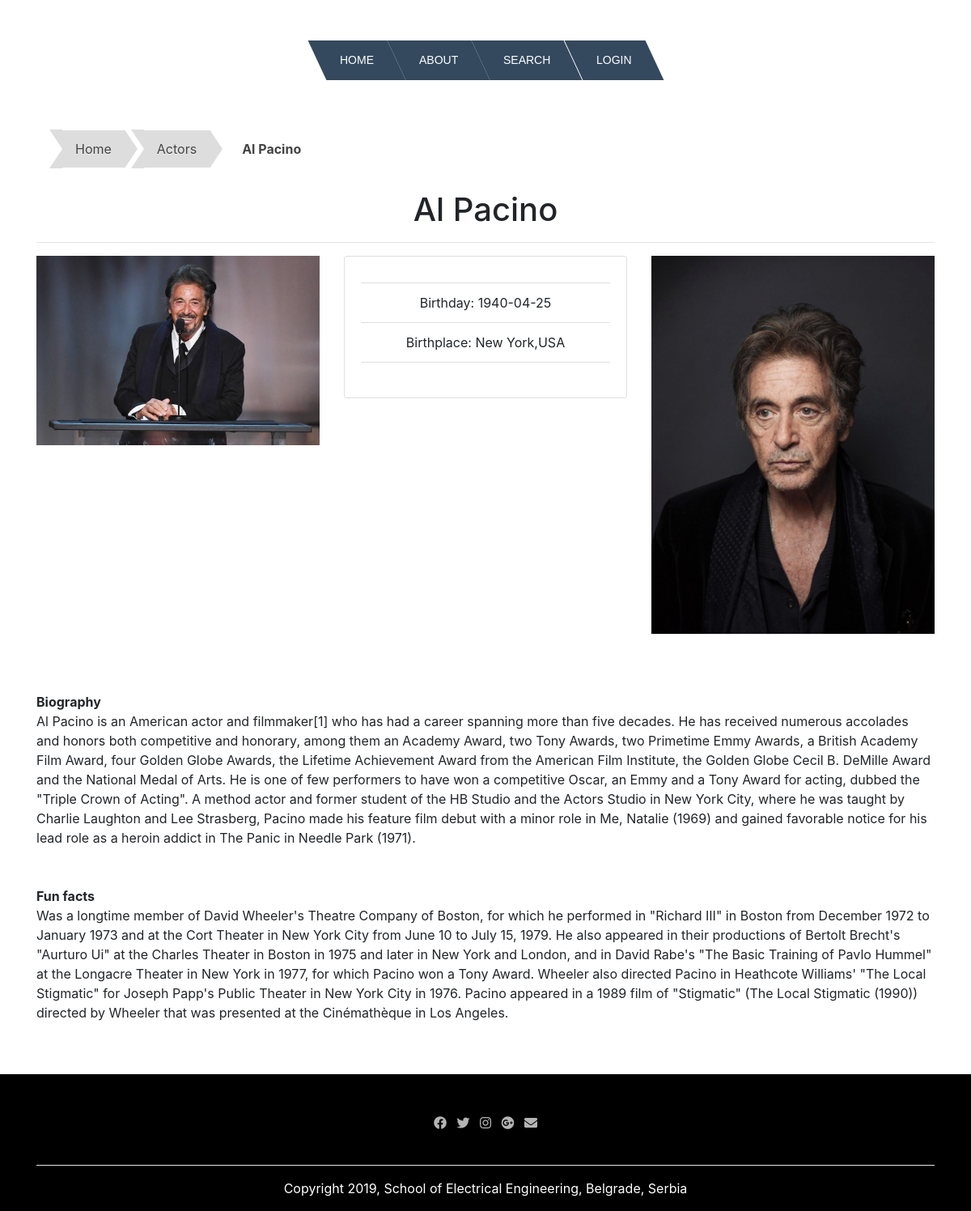
Screenshot of /index.php/Guest/showActor/2 with the database file from the repository.
### tables this page shows
CREATE TABLE IF NOT EXISTS `actors` (
  `id` int(11) NOT NULL AUTO_INCREMENT,
  `name` varchar(50) NOT NULL,
  `birthday` date NOT NULL,
  `funfact` varchar(1000) NOT NULL,
  `biography` varchar(1000) NOT NULL,
  `highlight` varchar(500) NOT NULL,
  `posterSrc` varchar(50) NOT NULL,
  `profileImgLeft` varchar(50) NOT NULL,
  `profileImgRight` varchar(50) NOT NULL,
  `birthplace` int(11) NOT NULL,
  PRIMARY KEY (`id`)
);

CREATE TABLE IF NOT EXISTS `states` (
  `id` int(11) NOT NULL AUTO_INCREMENT,
  `city` varchar(50) NOT NULL,
  `state` varchar(50) NOT NULL,
  PRIMARY KEY (`id`)
);

### application/controllers/Guest.php (called while the page is built, shortened)
<?php
require_once APPPATH . 'core/Core.php';
class Guest extends Core {
    public function showContent($mainContent, $data) {
        $this->load->view("templates/header_guest.php", $data);
        $this->load->view($mainContent, $data);
        $this->load->view("templates/footer.php");
    }
    public function showActor($id, $controller = null) {
        $controller = "Guest";
        parent::showActor($id, $controller);
    }
}

### application/core/Core.php (called while the page is built, shortened)
<?php
class Core extends CI_Controller {
    public function showActor($id, $controller) {
        $actor = $this->ModelActors->fetch($id);
        $state = $this->ModelStates->fetch($actor->birthplace);
        $this->showContent("actor.php", ["actor" => $actor, "state" => $state, "controller" => $controller]);
    }
}

### index.php (called while the page is built, shortened)
<?php
require_once BASEPATH.'core/CodeIgniter.php';

### application/models/ModelActors.php (called while the page is built, shortened)
<?php
class ModelActors extends CI_Model{
   public function fetch($id){
        $this->db->where("id",$id);
        $this->db->from('actors');
        $query=$this->db->get();
        $result=$query->row();
        return $result;
    }
}

### application/models/ModelStates.php (called while the page is built, shortened)
<?php
class ModelStates extends CI_Model {
    public function fetch($id) {
        $this->db->where("id", $id);
        $this->db->from('states');
        $query = $this->db->get();
        $result = $query->row();
        return $result;
    }
}

### application/views/actor.php (the view, shortened to what this page needs)
<div class="container">
    <div>
        <ul class="breadcrumb">
            <li><a href = "<?php echo site_url($controller . "/index"); ?>"> Home</a></li>
            <li><a href = "<?php echo site_url($controller . "/actors"); ?>"> Actors </a></li>
            <li><a href="#" class="current"><?php echo $actor->name ?></a></li>
        </ul>
    </div>
    <div class="row text-center">
        <div class="col-lg-12">
            <h1><?php echo $actor->name ?></h1>
            <hr>
        </div>
    </div>
    <div class="row">
        <div class="col-sm-4">
            <img class=" img-fluid" src="<?php echo base_url($actor->profileImgLeft) ?>">
        </div>
        <div class="col-sm-4">
            <form name="formSubscribe" action="<?php echo site_url($controller."/subscribe/".$actor->id) ?>" method="post">
                <div class="card">
                    <div class="card-body text-center">
                        <ul class="list-group list-group-flush lista">
                            <li class="list-group-item">Birthday: <?php echo $actor->birthday ?> </li>
                            <li class="list-group-item">Birthplace: <?php echo $state->city . "," . $state->state ?></li>
                        </ul>
                        <br>
                    </div>
                </div>
            </form>
        </div>
        <div class="col-sm-4">
            <img class=" img-fluid" src="<?php echo base_url($actor->profileImgRight) ?>">
        </div>
    </div>
    <div class="row">
        <div class="col-sm-12">
            <br><br><br>
            <p><b>Biography</b><br>
                <?php echo $actor->biography ?>
                <br><br><br>
                <b>Fun facts</b><br>
                <?php echo $actor->funfact ?>
            </p>
        </div>
    </div>
</div>

### css/header_style.css (style rules this page uses)
.breadcrumb { overflow: hidden; background-color: transparent !important; }
.breadcrumb li { float: left; margin: 0 .5em 0 1em; }
.breadcrumb a { background: #ddd; padding: .7em 1em; float: left; text-decoration: none; color: #444; text-shadow: 0 1px 0 rgba(255,255,255,.5); position: relative; }
.breadcrumb a::before { content: ""; position: absolute; top: 50%; margin-top: -1.5em; border-width: 1.5em 0 1.5em 1em; border-style: solid; border-color: #ddd #ddd #ddd transparent; left: -1em; }
.breadcrumb a::after { content: ""; position: absolute; top: 50%; margin-top: -1.5em; border-top: 1.5em solid transparent; border-bottom: 1.5em solid transparent; border-left: 1em solid #ddd; right: -1em; }
.breadcrumb .current, .breadcrumb .current:hover { font-weight: bold; background: none; }
.breadcrumb .current::after, .breadcrumb .current::before { content: normal; }
a:link { text-decoration: none; }

### rows the page displays
actors: name "Al Pacino", profileImgLeft (picture), birthday "1940-04-25", profileImgRight (picture), biography "Al Pacino is an American actor and filmmaker[1] who has had a career spanning more than five decades. He has received numerous accolades and honors both competitive and honorary, among them an Academy Award, two Tony Awards, two Primetime Emmy Awards, a British Academy Film Award, four Golden Globe Awards, the Lifetime Achievement Award from the American Film Institute, the Golden Globe Cecil B. DeMille Award and the National Medal of Arts. He is one of few performers to have won a competitive Oscar, an Emmy and a Tony Award for acting, dubbed the \"Triple Crown of Acting\". A method actor and former student of the HB Studio and the Actors Studio in New York City, where he was taught by…", funfact "Was a longtime member of David Wheeler's Theatre Company of Boston, for which he performed in \"Richard III\" in Boston from December 1972 to January 1973 and at the Cort Theater in New York City from June 10 to July 15, 1979. He also appeared in their productions of Bertolt Brecht's \"Aurturo Ui\" at the Charles Theater in Boston in 1975 and later in New York and London, and in David Rabe's \"The Basic Training of Pavlo Hummel\" at the Longacre Theater in New York in 1977, for which Pacino won a Tony Award. Wheeler also directed Pacino in Heathcote Williams' \"The Local Stigmatic\" for Joseph Papp's Public Theater in New York City in 1976. Pacino appeared in a 1989 film of \"Stigmatic\" (The Local…"
states: city "New York", state "USA"
